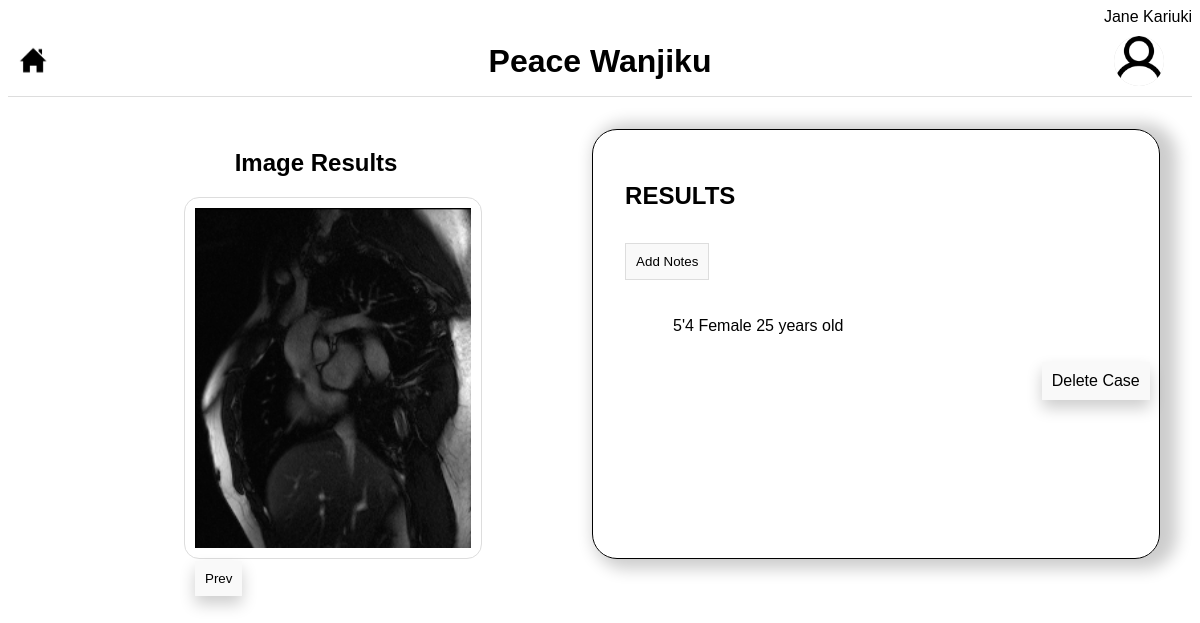
/results/5 (signed in), run on the app's committed database.
### app/models.py (models this page shows)
class User(UserMixin, db.Model):
    id = db.Column(db.Integer, primary_key=True)
    name = db.Column(db.String(50))
    gender = db.Column(db.String(10))
    email = db.Column(db.String(120), unique=True)
    password = db.Column(db.String(80))
    cases = db.relationship('Case', backref='user', lazy=True)
    results = db.relationship('Result', backref='case', lazy=True)

class Case(db.Model):
    caseid = db.Column(db.Integer, primary_key=True)
    case_name = db.Column(db.String(120))
    notes = db.Column(db.String(500))
    file_path = db.Column(db.String(120))
    note = db.relationship('Note', backref='result', lazy=True)
    submitted_by = db.Column(db.Integer, db.ForeignKey('user.id'), nullable=False)

### app/routes.py (the view)
@app.route('/results/<int:caseid>')
@login_required
def results(caseid):
    case = Case.query.get(caseid)
    notes = Note.query.filter_by(case_id=caseid).all()
    result = Result.query.filter_by(case_id=caseid).first()
    png_filename = case.file_path.replace('.dcm', '.png')
    return render_template('results.html', case=case, png_filename=png_filename, notes=notes, result=result)

### app/models.py (called while the page is built)
@login_manager.user_loader
def load_user(user_id):
    return User.query.get(int(user_id))

### app/templates/results.html (shortened to what this page needs)
<!DOCTYPE html>
<html lang="en">
<head>
    <link rel="stylesheet" href="../static/css/style.css">
</head>
<body>
<div class="name">
    <p>{{ session['name'] }}</p>
</div>
<div class="header">
    <a href="/" class="menu-icon">
        <img src="../static/icons/home_icon.png" alt="home_icon" style="width: inherit;">
    </a>
    <h1>{{ case.case_name }}</h1>
    <div class="dropdown">
        <div class="profile-pic dropbtn">
            <img src="../static/icons/profile.png" alt="Profile_image" style="width: inherit; border-radius: 50%;">
        </div>
    </div>
</div>
<div class="content">
    <div class="results">
        <h2>RESULTS</h2>
        <button id="add-notes-button">Add Notes</button>
        <ul>
            <li>{{ case.notes }}</li>
        </ul>
        <div class="delete-div">
           <form method="POST" action="{{ url_for('delete_case', caseid=case.caseid) }}">
                <input type="submit" value="Delete Case" class="carousel-button">
            </form>
        </div>
    </div>
    <div class="image">
        <h2 style="text-align: center;"> Image Results</h2>
        <div class="carousel">
            <img class="carousel-image active" src="{{ url_for('static', filename='uploads/' + png_filename) }}" alt="Original Image">
            <button class="carousel-button prev">Prev</button>
        </div>
    </div>
</div>
</body>
</html>

### app/static/css/style.css (style rules this page uses)
body { font-family: Arial, sans-serif; }
a { color: black; text-decoration: none; }
li { list-style: none; padding: 8px; }
.name p { margin: 0; display: flex; justify-content: flex-end; }
.header { display: flex; justify-content: space-between; align-items: center; padding: 10px; border-bottom: 1px solid #ddd; }
.header h1 { position: absolute; left: 50%; transform: translateX(-50%); }
.profile-pic { border-radius: 50%; width: 50px; height: 50px; margin: 0 18px; background-color: lightgrey; cursor: pointer; }
.dropdown { position: relative; display: inline-block; }
.menu-icon { width: 30px; height: 30px; cursor: pointer; background-color: lightgrey; }
form { margin-top:-23px; padding: 10px; }
input[type=submit] { width :100% ; padding :10px ; cursor:pointer ; font-size :18pt ; }
.content { display: flex; justify-content: space-between; flex-direction: row-reverse; padding: 2em; }
.results { width: 50em; border: black 1px solid; border-radius: 25px; padding: 2em; box-shadow: 9px 2px 16px 8px rgba(0,0,0,0.2); }
.image { width: 55em; }
.carousel { position: relative; width: 50%; margin: 0 9em; border: 1px solid #ddd; border-radius: 15px; padding: 10px; }
.carousel-image { width: 100%; height: 100%; object-fit: cover; display: none; }
.carousel-image.active { display: block; }
.carousel-button { position: absolute; background: #f9f9f9; border: 1px solid #ddd; margin: 1em 0; box-shadow: 0px 8px 16px 0px rgba(0,0,0,0.2); border: none; padding: 10px; cursor: pointer; }
.delete-div { display: flex; height: fit-content; justify-content: flex-end; position: relative; width: 85%; }
.results input[type=submit] { width: fit-content; padding: 10px; cursor: pointer; font-size: 12pt; }
#add-notes-button { background: #f9f9f9; border: 1px solid #ddd; margin: 1em 0; padding: 10px; cursor: pointer; }

### data on the page
User: name "Jane Kariuki"
Case: case_name "Peace Wanjiku", notes "5'4 Female 25 years old"
